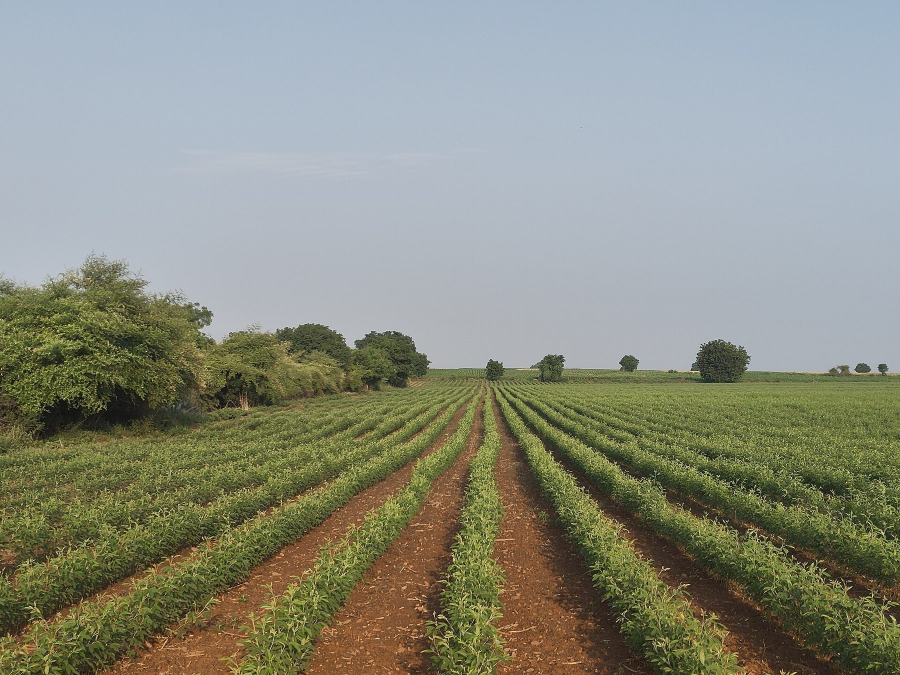
#> input picture ports/8002/hero-variations/q7.jpg, 1800 x 1350 px (shown at 1/2 size); its folder holds 5 pictures in this run
$ python social-posts.gen.py
#> lines starting #> are read from the running program, lines starting #| are printed output that depends on the picture
#!/usr/bin/env python3
"""Generates social-posts/NN.jpg - 15 photos to post on Instagram and Facebook,
plus social-posts.html (review page) and social-posts/credits.txt. 21 Oct 2026.
Owner: "15 stunning great quality good pics for social media ... not logos,
just pictures to put on insta and facebook".
Portrait 1080x1350 (4:5, fills the feed) when the source is tall enough,
otherwise square 1080x1080 - never upscaled more than a little.
Unsplash photos need no credit; the Commons/Flickr ones need the credit line
from credits.txt in the post caption."""
import json, os, html as H
from PIL import Image, ImageEnhance, ImageFilter
HERE = os.path.dirname(os.path.abspath(__file__))
OUT = os.path.join(HERE, "social-posts"); os.makedirs(OUT, exist_ok=True)
CR = {}
for m in json.load(open(os.path.join(HERE, "chilli-gallery-credits.json"))):
#> (reads ports/8002/chilli-gallery-credits.json from the repository)
    CR["assets/cg-" + m["file"]] = {"artist": m["u"], "lic": "Unsplash licence", "page": m["page"]}
for f in ("masala-hero-photos/picked.json", "saheli-hero-photos/picked.json"):
    for p in json.load(open(os.path.join(HERE, f))):
        CR["assets/" + p["file"]] = p
for k, v in json.load(open(os.path.join(HERE, "hero-variations/credits.json"))).items():
#> (reads ports/8002/hero-variations/credits.json from the repository)
    CR["hero-variations/%s.jpg" % k] = {"artist": v["artist"], "lic": v["license"], "page": v["page"]}

# (source, title, P=portrait/S=square, focal x, focal y)
PICS = [
 ("hero-variations/q7.jpg", "Rows of pigeon pea (toor) in the field", "P", .5, .5),
 ("assets/cg-chilli-2.jpg", "Dried red chillies on black", "P", .5, .5),
 ("assets/cg-chilli-4.jpg", "Long red chillies, flat lay", "P", .5, .5),
 ("assets/mas-hero-09.jpg", "Whole spices in the stone mortar", "P", .45, .5),
 ("assets/mas-hero-15.jpg", "Red chillies and pulses at the market", "P", .5, .5),
 ("assets/mas-hero-13.jpg", "Sorting the turmeric harvest by hand", "P", .5, .5),
 ("assets/cg-chilli-3.jpg", "A sack full of dried red chillies", "S", .55, .5),
 ("assets/cg-maha-3.jpg", "Pav bhaji, ready to serve", "S", .5, .5),
 ("assets/cg-byadgi-1.jpg", "Idli, sambar and chutneys with whole spices", "S", .5, .5),
 ("assets/cg-byadgi-2.jpg", "Dosa morning, spices all around", "S", .5, .5),
 ("assets/cg-powder-1.jpg", "Chillies and fresh chilli powder", "S", .5, .5),
 ("assets/cg-powder-2.jpg", "A bowl of pure chilli powder", "S", .5, .5),
 ("hero-variations/q3.jpg", "White and green chickpeas, side by side", "S", .5, .5),
 ("assets/mas-hero-01.jpg", "Masala on the grinding stone", "S", .5, .5),
 ("hero-variations/q11.jpg", "A chickpea plant in flower", "S", .45, .5),
]

def crop(im, ratio, fx, fy):
    w, h = im.size
    if w / h > ratio: cw, ch = round(h * ratio), h
    else: cw, ch = w, round(w / ratio)
    x = min(max(round(fx * w - cw / 2), 0), w - cw); y = min(max(round(fy * h - ch / 2), 0), h - ch)
    return im.crop((x, y, x + cw, y + ch))

credits, figs = [], []
for i, (src, title, shape, fx, fy) in enumerate(PICS, 1):
    size = (1080, 1350) if shape == "P" else (1080, 1080)
    im = crop(Image.open(os.path.join(HERE, src)).convert("RGB"), size[0] / size[1], fx, fy)
#> in crop, `w, h = im.size`: w = 1800; h = 1350
#> in crop, `if w / h > ratio: cw, ch = round(h * ratio), h`: cw = 1080; ch = 1350
#> in crop, `x = min(max(round(fx * w - cw / 2), 0), w - cw)`: x = 360
#> in crop, `y = min(max(round(fy * h - ch / 2), 0), h - ch)`: y = 0
#> in crop, `return im.crop((x, y, x + cw, y + ch))`:
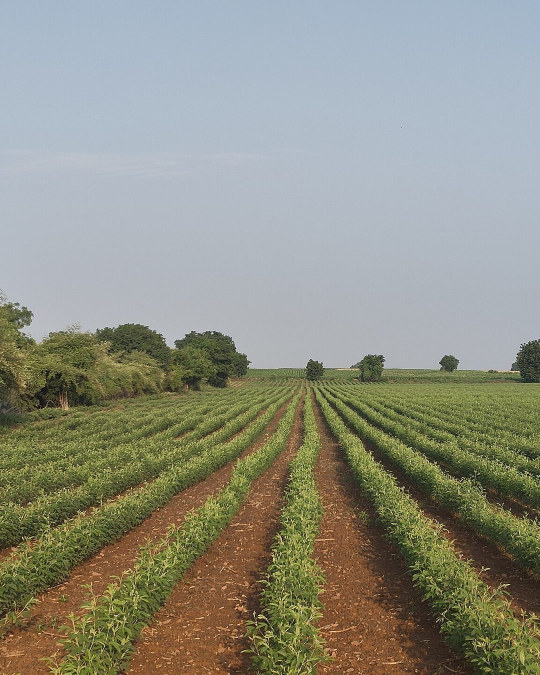
#> returned value: PIL image 1080x1350 RGB (shown at 1/2 size); mean R, G, B 142.7, 143.7, 129.9
    im = im.resize(size, Image.LANCZOS)
    im = ImageEnhance.Contrast(im).enhance(1.05); im = ImageEnhance.Color(im).enhance(1.08)
    im = im.filter(ImageFilter.UnsharpMask(radius=1.2, percent=60, threshold=2))
    name = "%02d.jpg" % i
    im.save(os.path.join(OUT, name), quality=93, optimize=True, progressive=True, subsampling=0)
    c = CR[src]
    free = c["lic"] == "Unsplash licence"
    line = ("No credit needed (Unsplash, photo by %s)" % c["artist"]) if free else \
           ("Photo: %s, %s, cropped and colour-adjusted - %s" % (c["artist"], c["lic"], c["page"]))
    credits.append("%s  %s  [%dx%d]\n    %s" % (name, title, size[0], size[1], line))
    figs.append('<figure><a href="social-posts/%s" download><img src="social-posts/%s" alt="%s" loading="lazy" style="aspect-ratio:%d/%d"></a>'
                '<figcaption><b>%02d</b> %s <span>%s</span><small>%s</small></figcaption></figure>'
                % (name, name, H.escape(title), size[0], size[1], i, H.escape(title),
                   "4:5 portrait" if shape == "P" else "square",
                   "No credit needed" if free else "Caption credit: Photo: %s (%s)" % (H.escape(c["artist"]), c["lic"])))
    print(name, src, im.size)
#| 01.jpg hero-variations/q7.jpg (1080, 1350)
#> pass 2 of the loop `for i, (src, title, shape, fx, fy) in enumerate(PICS, 1):`:
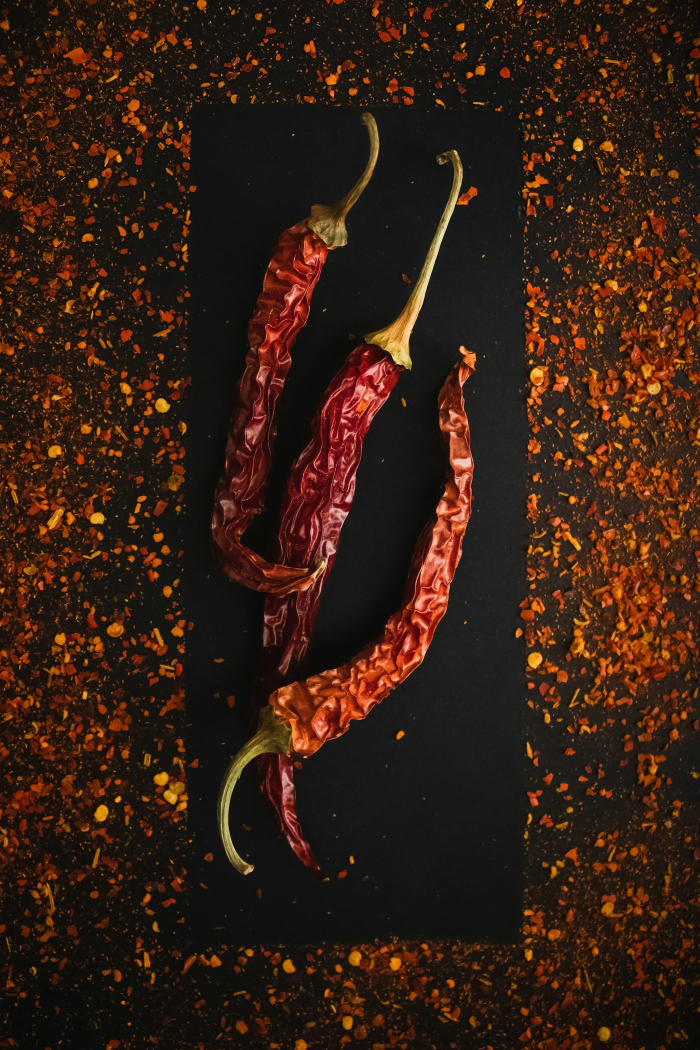
#> input picture site-v3/assets/cg-chilli-2.jpg, 1400 x 2100 px, found by its file name (shown at 1/2 size)
#> w = 1400; h = 2100
#> in crop (call 2), `else: cw, ch = w, round(w / ratio)`: cw = 1400; ch = 1750
#> x = 0
#> y = 175
#> in crop (call 2), `return im.crop((x, y, x + cw, y + ch))`:
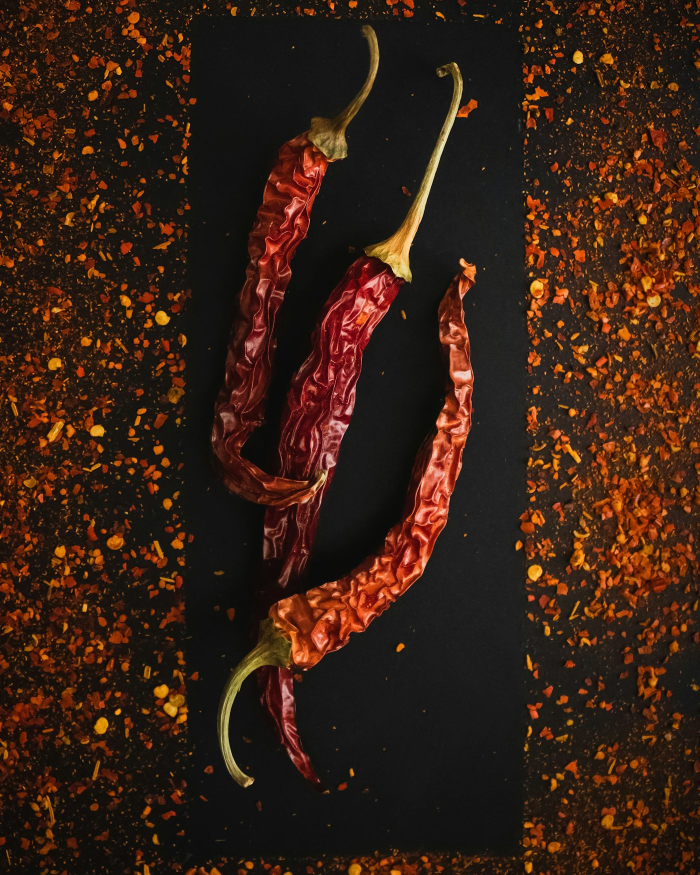
#> returned value: PIL image 1400x1750 RGB (shown at 1/2 size); mean R, G, B 55.5, 32, 19.8
#> `im = im.resize(size, Image.LANCZOS)`:
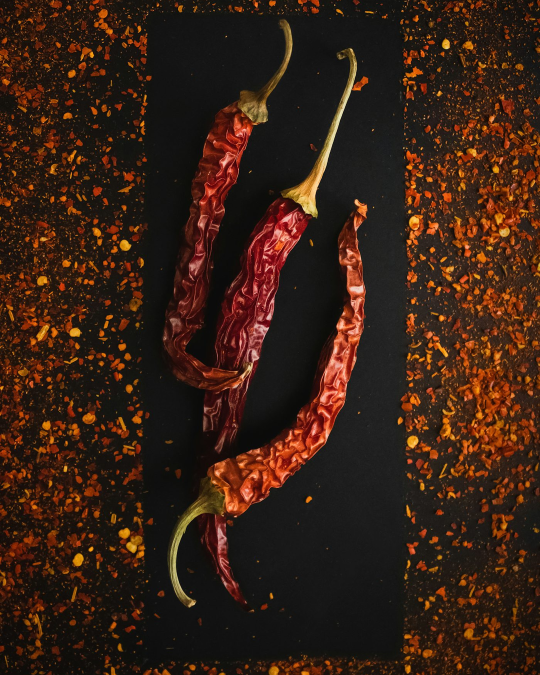
#> im: PIL image 1080x1350 RGB (shown at 1/2 size); mean R, G, B 55.5, 32, 19.8
#| 02.jpg assets/cg-chilli-2.jpg (1080, 1350)
#> (the run stopped early here; a loop or call above may not have finished)
